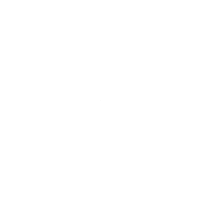
Frame 1 (no input)
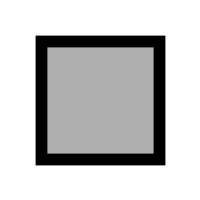
Frame 60 (the mouse pressed at the canvas centre just before this capture)
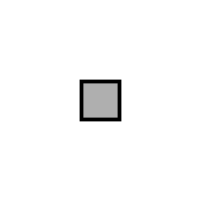
Frame 120 (the mouse held since frame 60 and released just before this capture)

The Processing sketch that drew these frames (run headless with seeded random() and noise(); from frame 60 on, the mouse is pressed at the canvas centre):

// Processing sketch: example_14_11_scale
// ── example_14_11_scale.pde
// Learning Processing
// Daniel Shiffman
// http://www.learningprocessing.com

// Example 14-11: A growing rectangle, using scale()

float r = 0.0;

void setup() {
  size(200, 200);
}

void draw() {
  background(255);
  // Translate to center of window
  translate(width/2, height/2);

  // scale() increases the dimensions of an object relative to the origin by a percentage (1.0 = 100%). 
  // Notice how in this example the scaling effect causes the outline of the shape to become thicker.
  scale(r); 

  // Display a rectangle in the middle of the screen
  stroke(0);
  fill(175);
  rectMode(CENTER);
  rect(0, 0, 10, 10);

  // Increase the scale variable
  r += 0.2;

  // Retstart r
  if (r > 20) {
    r = 0;
  }
}
